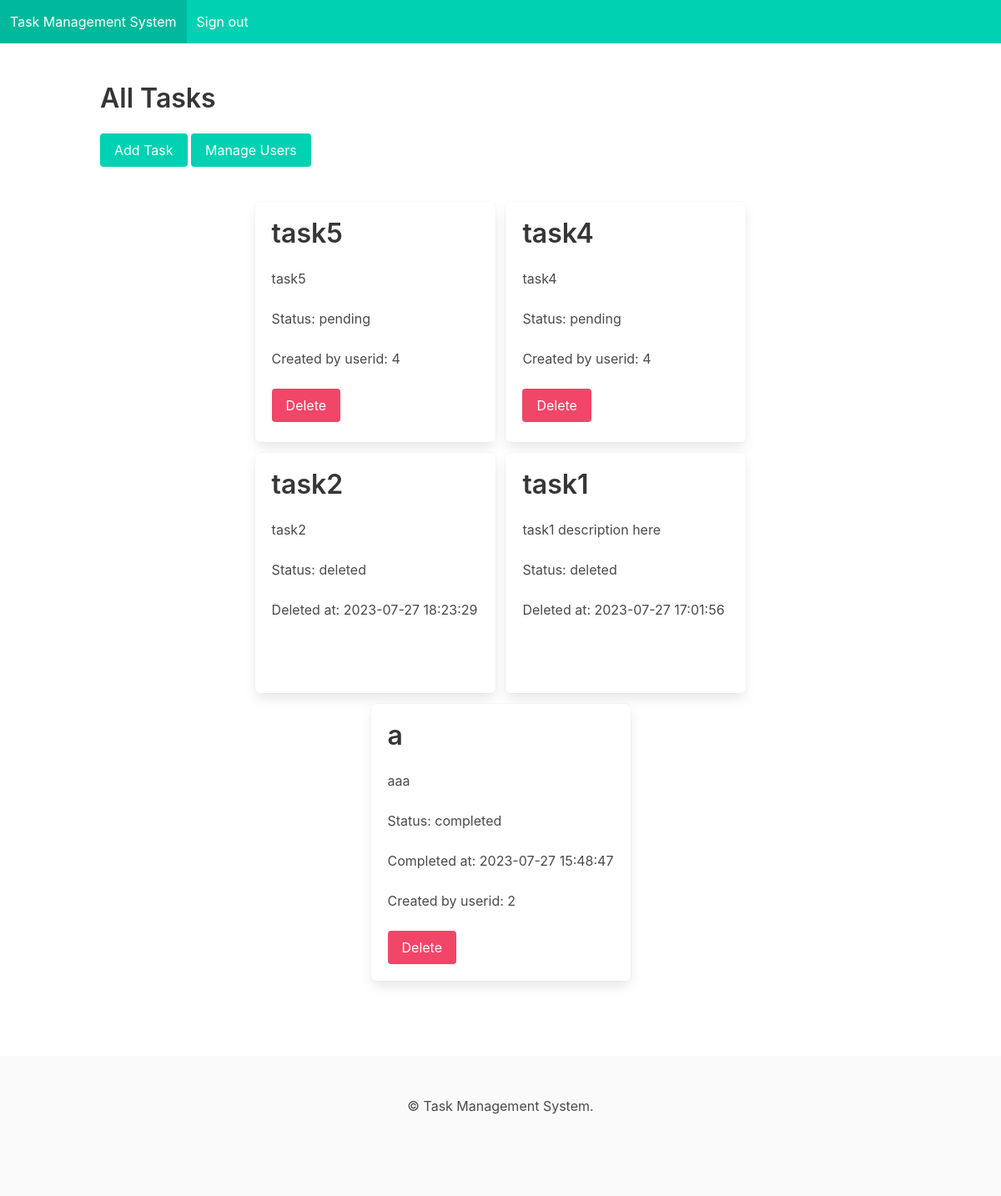
Page /tasks.php (signed in) on the committed database.
### tables this page shows
CREATE TABLE `tasks` (
  `id` int(11) NOT NULL,
  `assigned_by` int(11) NOT NULL,
  `assigned_to` int(11) NOT NULL,
  `task_name` varchar(255) NOT NULL,
  `task_description` text DEFAULT NULL,
  `status` enum('pending','completed','deleted') DEFAULT 'pending',
  `created_at` timestamp NOT NULL DEFAULT current_timestamp(),
  `completed_at` timestamp NULL DEFAULT NULL,
  `deleted_at` timestamp NULL DEFAULT NULL
);

### tasks.php (the view, shortened to what this page needs)
<?php
require_once 'db/db.php';
$page_content = '';
if (isset($_SESSION['user_id'])) {
    function displayTasks($user_id, $user_role)
    {
        global $conn;
        if ($user_role === 'employee') {
            $stmt = $conn->prepare("SELECT * FROM tasks WHERE assigned_to = ? AND status <> 'deleted' ORDER BY created_at DESC");
            $stmt->bind_param('i', $user_id);
        } else {
            $stmt = $conn->prepare("SELECT t.*, u.username as assigned_to_username
                                    FROM tasks t
                                    JOIN users u ON t.assigned_to = u.id
                                    ORDER BY t.created_at DESC");
        }
        $stmt->execute();
        $result = $stmt->get_result();
        $tasks = '<section class = "section" style="min-height: calc(100vh - 60px);"><div class="columns is-multiline is-centered">';
        if ($result->num_rows > 0) {
            while ($row = $result->fetch_assoc()) {
                $tasks .= '<div class="coulmn" style="margin-right: 0.4rem; margin-left: 0.4rem; margin-top: 0.4rem; margin-bottom: 0.4rem; display: flex; flex-direction: column; justify-content: space-between;">';
                $tasks .= '<div class="box" style="min-height:18rem; min-width:18rem" >';
                $tasks .= '<h3 class="title">' . htmlspecialchars($row['task_name']) . '</h3>';
                $tasks .= '<p class="content">' . htmlspecialchars($row['task_description']) . '</p>';
                $tasks .= '<p class="content">Status: ' . htmlspecialchars($row['status']) . '</p>';
                if ($row['status'] === 'completed') {
                    $tasks .= '<p class="content">Completed at: ' . htmlspecialchars($row['completed_at']) . '</p>';
                }
                if ($user_role !== 'employee' && $row['status'] === 'deleted') {
                    $tasks .= '<p class="content">Deleted at: ' . htmlspecialchars($row['deleted_at']) . '</p>';
                }
                if (($user_role === 'admin' || $user_role === 'project_manager') && $row['status'] !== 'deleted') {
                    $tasks .= '<form action="tasks.php" method="post">';
                    $tasks .= '<p class="content">Created by userid: ' . htmlspecialchars($row['assigned_by']) . '</p>';
                    $tasks .= '<input type="hidden" name="task_id" value="' . $row['id'] . '">';
                    $tasks .= '<input class="button is-danger" type="submit" name="delete_task" value="Delete">';
                    $tasks .= '</form>';
                }
                $tasks .= '</div></div>';
            }
        } else {
            $tasks = '<p>No tasks assigned.</p>';
        }
        $tasks .= '</div></section>';
        return $tasks;
    }
    $stmt = $conn->prepare("SELECT role FROM users WHERE id = ?");
    $stmt->bind_param('i', $_SESSION['user_id']);
    $stmt->execute();
    $result = $stmt->get_result();
    $user = $result->fetch_assoc();
    $user_role = $user['role'];
    if ($user_role === 'employee') {
        $page_content = '<h1 class="title">My Tasks</h1>';
        $page_content .= displayTasks($_SESSION['user_id'], $user_role);
    } else {
        $page_content = '<h1 class="title">All Tasks</h1>';
        $page_content .= '<a href="add_task.php"> <button class="button is-primary">Add Task</button> </a>';
        if ($user_role == 'admin')
            $page_content .= '<a href="manage_users.php"> <button class="button is-primary">Manage Users</button> </a>';
        $page_content .= displayTasks($_SESSION['user_id'], $user_role);
    }
} else {
    header('Location: login.php');
    exit();
}
include 'template.php';
?>

### template.php (shortened to what this page needs)
<!DOCTYPE html>
<html>
<head>
    <link rel="stylesheet" href="css/bulma.min.css">
</head>
<body>
    <nav class="navbar is-primary" role="navigation" aria-label="main navigation">
        <div class="navbar-start">
            <a class="navbar-item" href="index.php">
                Task Management System
            </a>
            <?php
            if (isset($_SESSION['user_id'])) {
                ?>
                <a class="navbar-item" href="logout.php">Sign out</a>
                <?php
            } else {
                ?>
                <a class="navbar-item" href="login.php">Sign in</a>
                <?php
            }
            ?>
        </div>
    </nav>
    <section class="section">
        <div class="container">
            <?php echo $page_content; ?>
        </div>
    </section>
    <footer class="footer">
        <div class="content has-text-centered">
            <p>
                &copy; Task Management System.
            </p>
        </div>
    </footer>
</body>
</html>

### rows in the picture
tasks: task_name "task5", task_description "task5", status "pending", assigned_by "4"
tasks: task_name "task4", task_description "task4", status "pending", assigned_by "4"
tasks: task_name "task2", task_description "task2", status "deleted", deleted_at "2023-07-27 18:23:29"
tasks: task_name "task1", task_description "task1 description here", status "deleted", deleted_at "2023-07-27 17:01:56"
tasks: task_name "a", task_description "aaa", status "completed", completed_at "2023-07-27 15:48:47", assigned_by "2"
